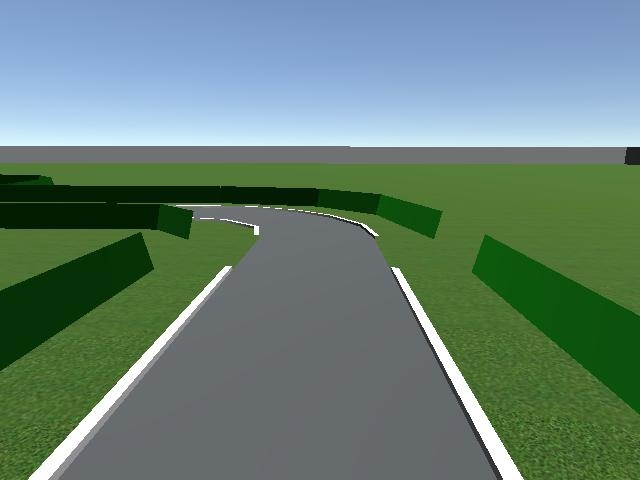
#> input picture data/save_images/image_1728534420.jpg, 640 x 480 px
$ python -i lane_segmentator.py   (imports and definitions only)
#> lines starting #> are read from the running program, lines starting #| are printed output that depends on the picture; after the words box and inside, x2 and y2 are one past the last pixel; in counts of white or black regions, pixels touching at a corner belong together
import cv2
import numpy as np
from configs import config


# [6 lines that did not run here, left out]


def get_roi(image, polygon):
    """Define the region of interest (ROI) as a polygon."""
    roi = np.zeros_like(image)

    cv2.fillPoly(roi, [polygon], 255)  # Fill the polygon

    masked_image = cv2.bitwise_and(roi, image)

    return masked_image

def lane_segmentation(image):
    # Convert the image to the HSV color space
    hsv_image = cv2.cvtColor(image, cv2.COLOR_BGR2HSV)

    # Define a range for gray colors
    # Gray colors usually have low saturation and varying values for brightness
    lower_gray = np.array([0, 0, 50])  # Low saturation and low brightness for gray
    upper_gray = np.array([180, 50, 200])  # Low saturation and high brightness for gray

    # Create a mask to isolate gray colors
    gray_mask = cv2.inRange(hsv_image, lower_gray, upper_gray)
    gray_mask = get_roi(gray_mask, polygon)

    return gray_mask


# [22 lines not run here, left out]

>>> import cv2
>>> picture = cv2.imread('../data/save_images/image_1728534420.jpg')
#> picture is the input picture: shape (480, 640, 3); mean B, G, R 117.6, 129.2, 102.6
>>> result = lane_segmentation(picture)
#> in lane_segmentation, `hsv_image = cv2.cvtColor(image, cv2.COLOR_BGR2HSV)`: hsv_image: shape (480, 640, 3); mean H, S, V 80.9, 95.9, 141.3
#> in lane_segmentation, `gray_mask = cv2.inRange(hsv_image, lower_gray, upper_gray)`:
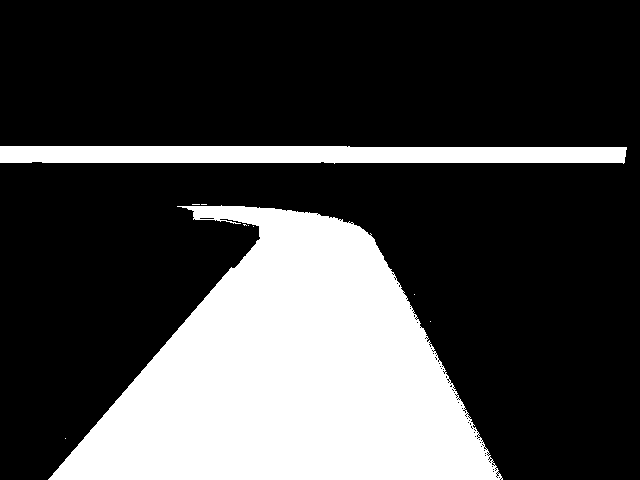
#> gray_mask: shape (480, 640); 27% white; 10 white regions (8 under 20 px), largest, box (x1, y1, x2, y2) and area: (48, 205, 503, 480) 72694, (0, 146, 627, 164) 10351
#> (the run stopped early here; a loop or call above may not have finished)

$ run again, on data/save_images/image_1728534378.jpg
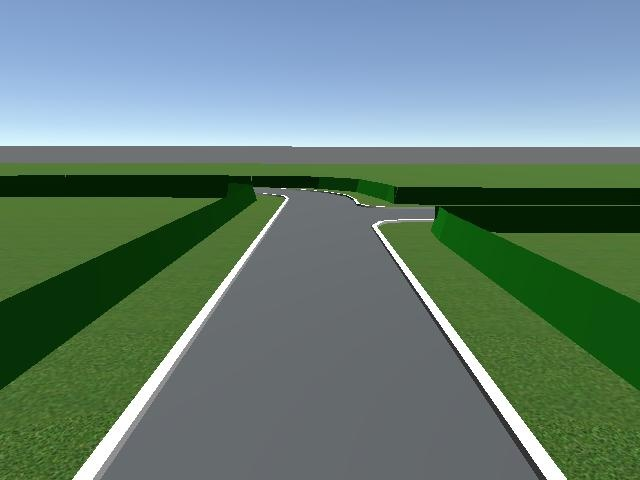
#> input picture data/save_images/image_1728534378.jpg, 640 x 480 px
#> picture is the input picture: shape (480, 640, 3); mean B, G, R 116.9, 127.2, 100.9
#> hsv_image: shape (480, 640, 3); mean H, S, V 81.5, 97.2, 139.3
#> in lane_segmentation, `gray_mask = cv2.inRange(hsv_image, lower_gray, upper_gray)`:
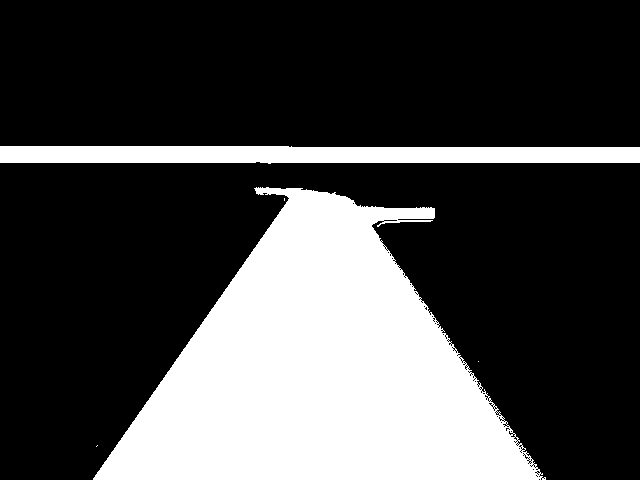
#> gray_mask: shape (480, 640); 27.6% white; 5 white regions (3 under 20 px), largest, box (x1, y1, x2, y2) and area: (93, 187, 546, 480) 74249, (0, 146, 640, 164) 10529
